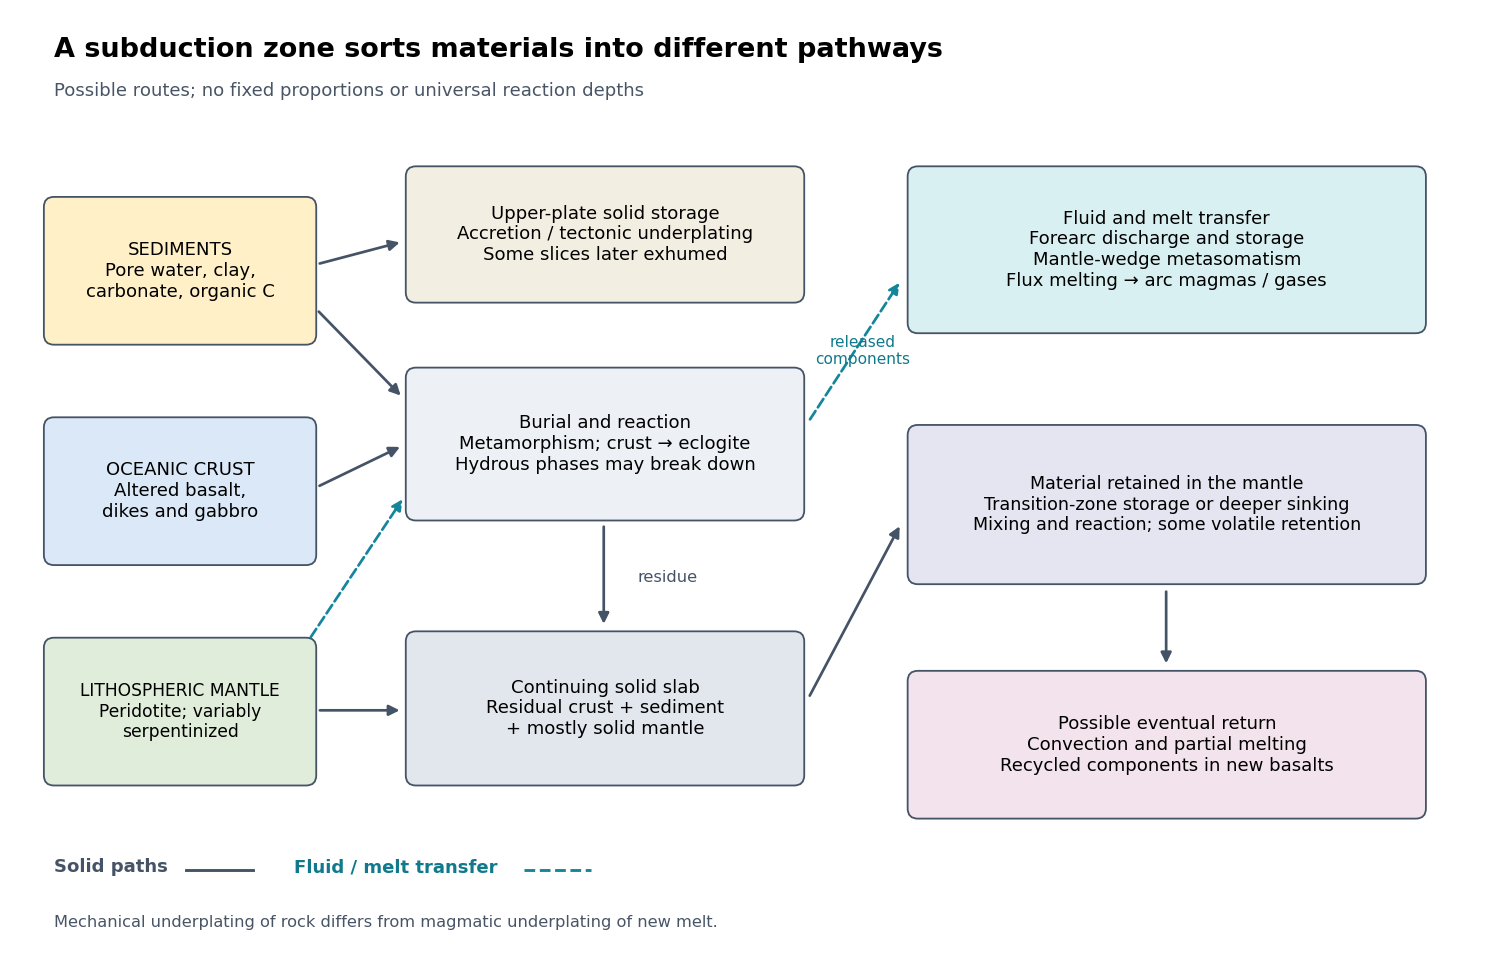

Source code (Python):
"""Generate 2025-subduction-fates.png in the current working directory.

Tested with Python 3.14.4, NumPy 2.3.5, Matplotlib 3.10.7.
Dependencies are recorded in the repository's top-level pyproject.toml.
"""

from pathlib import Path

import matplotlib

matplotlib.use("Agg")
import matplotlib.pyplot as plt
from matplotlib.patches import FancyArrowPatch, FancyBboxPatch


def main():
    plt.rcParams.update({"font.family": "DejaVu Sans", "font.size": 10})
    fig, ax = plt.subplots(figsize=(11.5, 7.4), dpi=130, facecolor="white")
    ax.set(xlim=(0, 11.5), ylim=(0, 7.4))
    ax.axis("off")
    ax.text(0.25, 7.08, "A subduction zone sorts materials into different pathways",
            fontsize=15, weight="bold", va="center")
    ax.text(0.25, 6.72, "Possible routes; no fixed proportions or universal reaction depths",
            color="#495566", fontsize=10)

    def box(x, y, w, h, label, color, size=10):
        ax.add_patch(FancyBboxPatch((x, y), w, h, boxstyle="round,pad=0.08",
                                  facecolor=color, edgecolor="#455366", linewidth=1))
        ax.text(x + w / 2, y + h / 2, label, ha="center", va="center", fontsize=size)

    def arrow(a, b, color="#455366", style="-", rad=0):
        ax.add_patch(FancyArrowPatch(a, b, arrowstyle="-|>", mutation_scale=12,
                                    connectionstyle=f"arc3,rad={rad}", color=color,
                                    linestyle=style, linewidth=1.5))

    box(0.25, 4.85, 2.0, 1.0, "SEDIMENTS\nPore water, clay,\ncarbonate, organic C", "#fff0c7")
    box(0.25, 3.12, 2.0, 1.0, "OCEANIC CRUST\nAltered basalt,\ndikes and gabbro", "#dae8f8")
    box(0.25, 1.39, 2.0, 1.0, "LITHOSPHERIC MANTLE\nPeridotite; variably\nserpentinized", "#e0edda", size=9.5)
    box(3.12, 5.18, 3.0, 0.91, "Upper-plate solid storage\nAccretion / tectonic underplating\nSome slices later exhumed", "#f3eee2")
    box(3.12, 3.47, 3.0, 1.04, "Burial and reaction\nMetamorphism; crust → eclogite\nHydrous phases may break down", "#edf0f5")
    box(3.12, 1.39, 3.0, 1.05, "Continuing solid slab\nResidual crust + sediment\n+ mostly solid mantle", "#e2e7ee")
    box(7.1, 4.94, 3.95, 1.15, "Fluid and melt transfer\nForearc discharge and storage\nMantle-wedge metasomatism\nFlux melting → arc magmas / gases", "#d9f0f2")
    box(7.1, 2.97, 3.95, 1.09, "Material retained in the mantle\nTransition-zone storage or deeper sinking\nMixing and reaction; some volatile retention", "#e5e4f1", size=9.7)
    box(7.1, 1.13, 3.95, 1.0, "Possible eventual return\nConvection and partial melting\nRecycled components in new basalts", "#f3e3ec")

    arrow((2.33, 5.4), (3.02, 5.58))
    arrow((2.33, 5.05), (3.02, 4.35))
    arrow((2.33, 3.65), (3.02, 3.98))
    arrow((2.33, 1.9), (3.02, 1.9))
    arrow((2.27, 2.45), (3.03, 3.58), color="#14869b", style="--")
    arrow((4.61, 3.37), (4.61, 2.55))
    arrow((6.23, 4.16), (6.97, 5.28), color="#14869b", style="--")
    arrow((6.23, 1.99), (6.97, 3.37))
    arrow((9.07, 2.86), (9.07, 2.24))
    ax.text(4.88, 2.94, "residue", va="center", color="#455366", fontsize=9)
    ax.text(6.66, 4.72, "released\ncomponents", ha="center", va="center",
            fontsize=8.5, color="#11798c")
    ax.text(0.25, 0.63, "Solid paths", weight="bold", color="#455366")
    ax.plot([1.3, 1.83], [0.65, 0.65], color="#455366", lw=1.6)
    ax.text(2.15, 0.63, "Fluid / melt transfer", weight="bold", color="#11798c")
    ax.plot([3.98, 4.51], [0.65, 0.65], color="#14869b", lw=1.6, ls="--")
    ax.text(0.25, 0.20, "Mechanical underplating of rock differs from magmatic underplating of new melt.",
            fontsize=9, color="#495566")
    fig.subplots_adjust(left=0.015, right=0.985, bottom=0.01, top=0.99)
    output = Path.cwd() / Path(__file__).with_suffix(".png").name
    fig.savefig(output, dpi=130, facecolor="white", transparent=False,
                metadata={"Software": "codex-wiki figure generator"})
    plt.close(fig)


if __name__ == "__main__":
    main()
